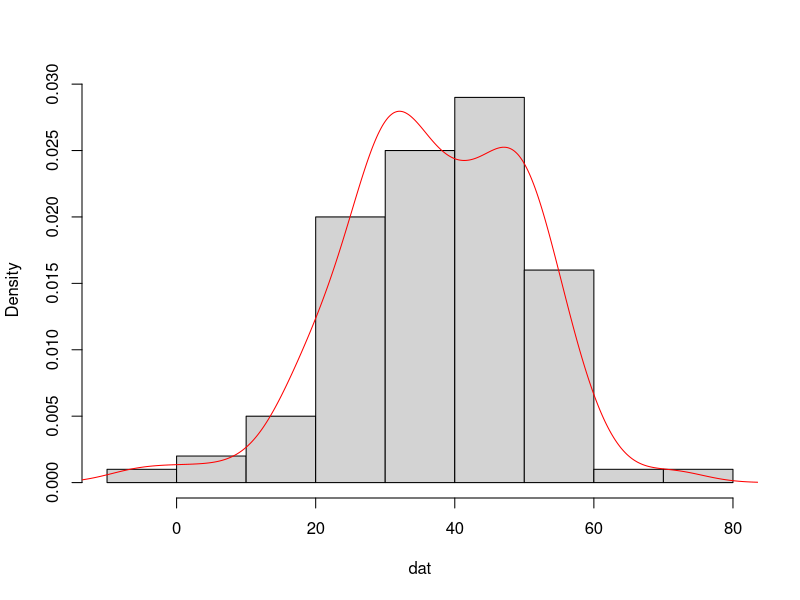
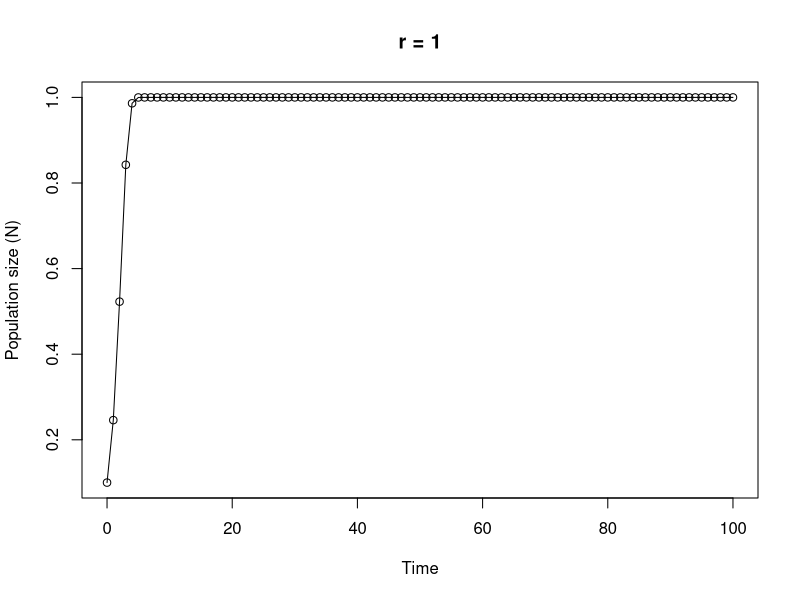

R code for these plots, in order:
## ----Q1, echo=SOLUTIONS----------------------------------------------------------------------------------------------------

# area of a circle
# the equation to calculate the area of a circle is pi * radius^2

circle.area <- function(d){ 
	pi * (d/2)^2
}

# to use your new function

circle.area(10)
# [1] 78.53982

# to test on a vector of diameters
# first create a vector with diameters ranging from 0 to 50 in steps of 10

cir.diam <- seq(from = 0, to = 50, by = 10)

# test your function

circle.area(cir.diam)
# [1]    0.00000   78.53982  314.15927  706.85835 1256.63706 1963.49541


## ----Q2, echo=SOLUTIONS, tidy = TRUE---------------------------------------------------------------------------------------

far.cent <- function(a){
	val <- (a-32)*5/9
	print(paste("Fahrenheit: ", round(a, digits = 3), "oF",sep = " "), quote = FALSE)# round 3dp
	print(paste("Centigrade: ", round(val, digits = 3), "oC", sep = " "), quote = FALSE)# round 3dp
}

# alternative Fahrenheit to centigrade using cat function

far.cent2 <- function(a){
	val <- (a - 32) * 5/9	#calculation
	cat("Fahrenheit: ", round(a, digits = 3), "oF", "\n")   # use cat function
	cat("Centigrade: ", round(val, digits = 3), "oC", "\n")   
}


## ----Q3, echo=SOLUTIONS----------------------------------------------------------------------------------------------------

# Create a vector of normally distributed data
# length 100, mean 35 and standard deviation of 29

vals <- rnorm(100, 35, 15)	# create some norm dist data mean 35, sd = 15

summary.fun <- function(dat){
	mymean <- round(mean(dat), digits = 4)      	# calc mean
	mymedian <- round(median(dat), digits = 4)    # calc median
	mymin <- round(min(dat), digits = 4)          # calc min
	mymax <- round(max(dat), digits = 4)          # calc max
	print(paste("mean:", mymean, sep = " "), quote = FALSE)     # print mean
	print(paste("median:", mymedian, sep = " "), quote = FALSE)     # print median
	print(paste("range:", "from:", mymin, "to", mymax, sep = " "), quote = FALSE) 
	dens <- density(dat)                          # estimate density curve
	hist(dat, main = "",type = "l",freq = FALSE)  # plot histogram
	lines(dens, lty = 1, col = "red")             # plot density curve
}

# use the function
summary.fun(vals)


## ----Q4, echo=SOLUTIONS----------------------------------------------------------------------------------------------------

# calculate a median

ourmedian <- function(x){
	n <- length(x)
	if (n %% 2 == 1)      # odd numbers
	  sort(x)[(n + 1)/2]  # find the middle number by adding 1 to length and div 2
	else {                # even numbers
	  middletwo <- sort(x)[(n/2) + 0:1]   #find the two middle numbers
	  mean(middletwo)
	  }
}

# use the function
mydat <- sample(1:50, size = 10, replace = TRUE )

# our function
ourmedian(mydat)

# R median function
median(mydat)


## ----Q5, echo=SOLUTIONS, tidy = TRUE---------------------------------------------------------------------------------------

# function to simulate Ricker model

Ricker.model <- function(nzero, r, time, K=1){     # sets initial parameters
  N <- numeric(time + 1)    # creates a real vector of length time+1 to store values of Nt+1
  N[1] <- nzero             # sets initial population size in first element of N
  for (i in 1:time) {				# loops over time
      N[i+1] <- N[i]*exp(r*(1 - N[i]/K))    
  }
  Time <- 0:time   					 # creates vector for x axis
  plot(Time, N, type = "o", xlim = c(0, time), xlab = "Time", ylab = "Population size (N)", main = paste("r =", r, sep=" "))   # plots     output
}

# To run
# play around with the different parameters, especially r
Ricker.model(nzero=0.1,r=1,time=100)
